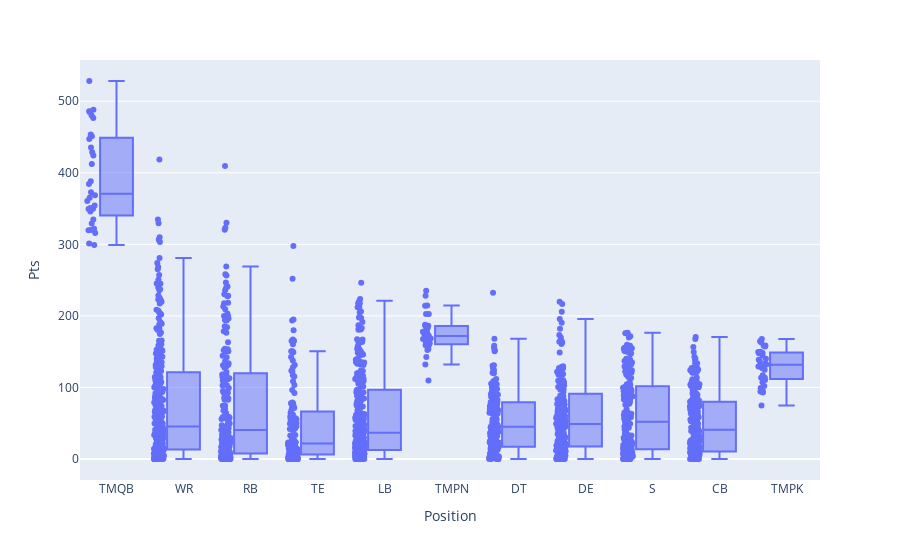

The notebook cell saved with this chart:
### Code cell
px.box(bcPlayers2021,
           x = 'Position', 
           y = 'Pts',
           hover_data=[bcPlayers2021['Player'], bcPlayers2021['Team']],
           points = 'all'
           )

### Figure 1 — Plotly figure (JSON) as saved in the notebook; plotly's stock layout.template omitted (floating-point values rounded to 4 significant figures; data arrays with more than 128 entries replaced by an {"elided": "..."} marker saying what was removed)
{"data": [{"alignmentgroup": "True", "boxpoints": "all", "customdata": {"elided": "1707x2 str values"}, "hovertemplate": "Position=%{x}<br>Pts=%{y}<br>Player=%{customdata[0]}<br>Team=%{customdata[1]}<extra></extra>", "legendgroup": "", "marker": {"color": "#636efa"}, "name": "", "notched": false, "offsetgroup": "", "orientation": "v", "showlegend": false, "type": "box", "x": {"elided": "1707 str values"}, "x0": " ", "xaxis": "x", "y": {"elided": "1707 float values"}, "y0": " ", "yaxis": "y"}], "layout": {"boxmode": "group", "legend": {"tracegroupgap": 0}, "margin": {"t": 60}, "xaxis": {"anchor": "y", "domain": [0, 1], "title": {"text": "Position"}}, "yaxis": {"anchor": "x", "domain": [0, 1], "title": {"text": "Pts"}}}}
